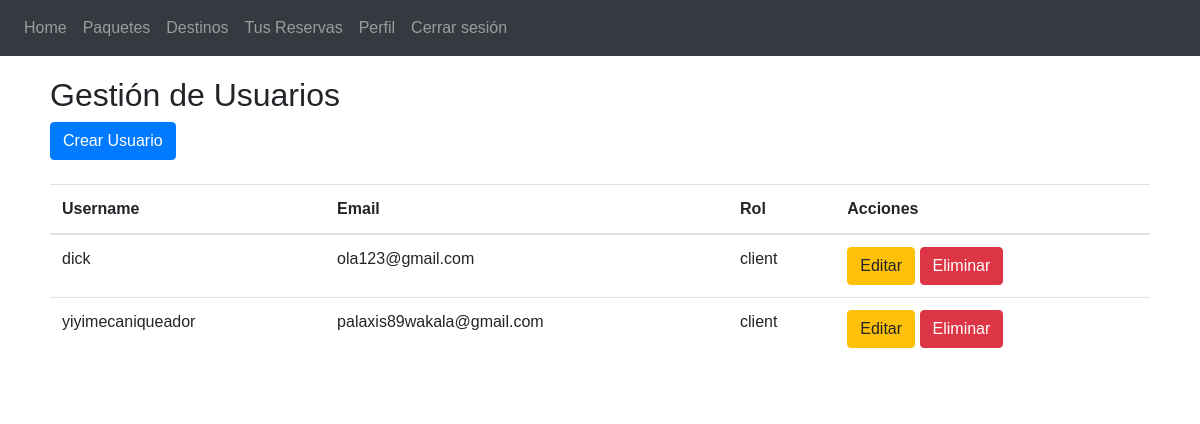
The app's page /admin/users (signed in), older data.
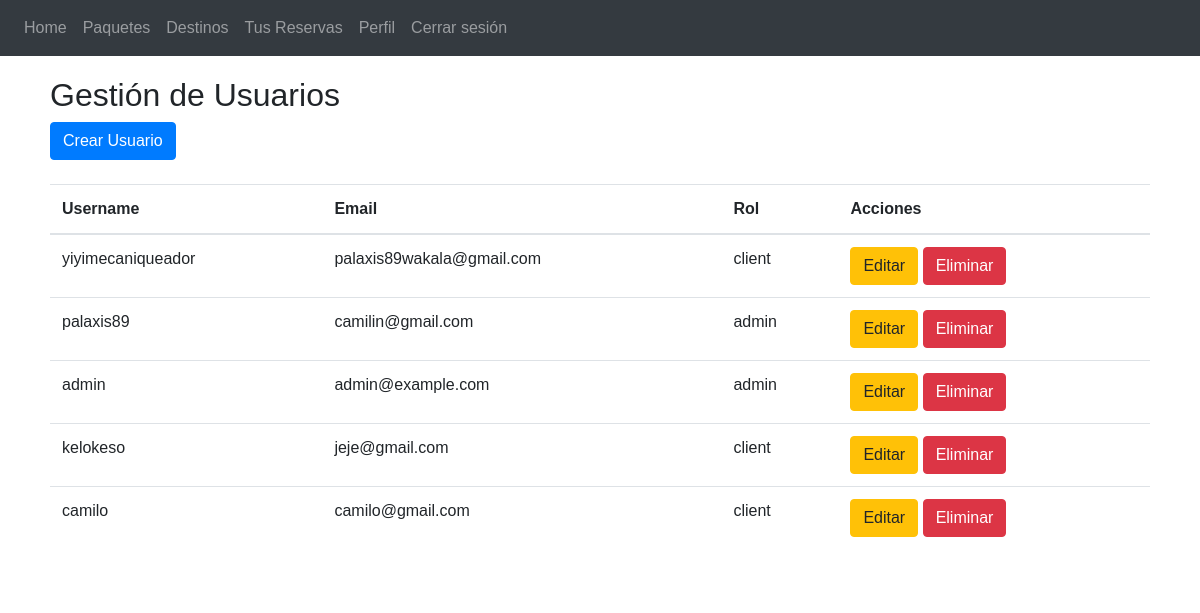
The same page, newer data.
### app/auth/models.py (models this page shows, shortened)
class User(UserMixin, db.Model): # herencia de usermixin para permitir gesiton de sesiones
    __tablename__ = 'users'
    id = db.Column(db.Integer, primary_key=True)
    username = db.Column(db.String(80), unique=True, nullable=False)
    email = db.Column(db.String(120), unique=True, nullable=False)
    password_hash = db.Column(db.String(128), nullable=False)
    role = db.Column(db.String(20), default='client')  # Puede ser 'client' o 'admin'
    reservations = db.relationship('Reservation', backref='owner', lazy=True)
    def is_admin(self):
        return self.role == 'admin'

### app/admin/routes.py (the view)
@admin.route('/users')
@login_required
def users():
    users = User.query.all()  # Obtener todos los usuarios
    return render_template('admin/users.html', users=users)

### app/templates/admin/users.html
{% extends "base.html" %}
{% block content %}
  <h2>Gestión de Usuarios</h2>
  <a href="{{ url_for('admin.create_user') }}" class="btn btn-primary">Crear Usuario</a>
  <table class="table mt-4">
    <thead>
      <tr>
        <th>Username</th>
        <th>Email</th>
        <th>Rol</th>
        <th>Acciones</th>
      </tr>
    </thead>
    <tbody>
      {% for user in users %}
        <tr>
          <td>{{ user.username }}</td>
          <td>{{ user.email }}</td>
          <td>{{ user.role }}</td>
          <td>
            <a href="{{ url_for('admin.edit_user', id=user.id) }}" class="btn btn-warning">Editar</a>
            <form action="{{ url_for('admin.delete_user', id=user.id) }}" method="POST" style="display:inline;">
              <button type="submit" class="btn btn-danger">Eliminar</button>
            </form>
          </td>
        </tr>
      {% endfor %}
    </tbody>
  </table>
{% endblock %}

### app/templates/base.html (shortened to what this page needs)
<!DOCTYPE html>
<html lang="es">
  <head>
    <link
      rel="stylesheet"
      href="https://stackpath.bootstrapcdn.com/bootstrap/4.4.1/css/bootstrap.min.css"
    />
    <link
      rel="stylesheet"
      href="https://stackpath.bootstrapcdn.com/font-awesome/4.7.0/css/font-awesome.min.css"
    />
  </head>
  <body>
    <nav class="navbar navbar-expand-lg navbar-dark bg-dark">
      <div class="collapse navbar-collapse" id="navbar">
        <div class="navbar-nav">
          <a class="nav-item nav-link" id="home" href="{{ url_for('travel.home') }}">Home</a>
          {% if current_user.is_authenticated %}
            {% if current_user.is_admin() %}
              <a class="nav-item nav-link" id="profile" href="{{ url_for('auth.profile') }}">Perfil</a>
              <a class="nav-item nav-link" id="admin" href="{{ url_for('admin.dashboard') }}">Panel de Administrador</a>
              <a class="nav-item nav-link" id="users" href="{{ url_for('admin.users') }}">Gestor de Usuarios</a>
              <a class="nav-item nav-link" id="destinations" href="{{ url_for('admin.manage_destinations') }}">Gestor de Destinos</a>
              <a class="nav-item nav-link" id="packages" href="{{ url_for('admin.manage_packages') }}">Gestor de Paquetes</a>
            {% else %}
              <a class="nav-item nav-link" id="packages" href="{{ url_for('travel.packages') }}">Paquetes</a>
              <a class="nav-item nav-link" id="destinations" href="{{ url_for('travel.destinations') }}">Destinos</a>
              <a class="nav-item nav-link" id="reserve" href="{{ url_for('travel.reserve') }}">Tus Reservas</a>
              <a class="nav-item nav-link" id="profile" href="{{ url_for('auth.profile') }}">Perfil</a>
            {% endif %}
            <a class="nav-item nav-link" id="logout" href="{{ url_for('auth.logout') }}">Cerrar sesión</a>
          {% else %}
            <a class="nav-item nav-link" id="login" href="{{ url_for('auth.login') }}">Entrar</a>
            <a class="nav-item nav-link" id="signUp" href="{{ url_for('auth.register') }}">Registrarse</a>
          {% endif %}
        </div>
      </div>
    </nav>
    <div class="container">
      {% block content %} {% endblock %}
    </div>
  </body>
</html>

Row changes from the older to the newer data that the page shows:
removed User: username "dick", email "ola123@gmail.com", role "client"
added User: username "palaxis89", email "camilin@gmail.com", role "admin"
added User: username "admin", email "admin@example.com", role "admin"
added User: username "kelokeso", email "jeje@gmail.com", role "client"
added User: username "camilo", email "camilo@gmail.com", role "client"
